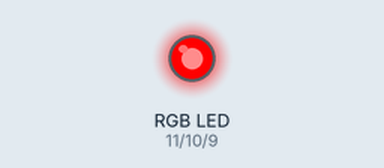
A sketch run on a simulated Arduino Uno, built with avr-gcc and run on an emulated ATmega328P. On the bench: an RGB LED mixed from three pins (HIGH = lit).

Above: at 0.5 s.
At 1.5 s:
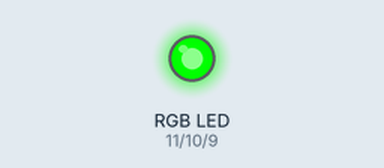
At 5.5 s:
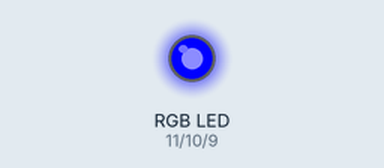
Timing chart, 0 to 6.9 s (numbered marks = the images above):
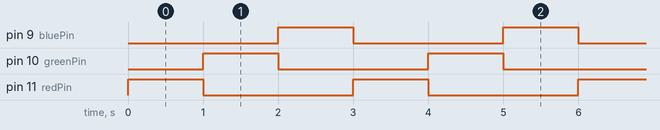

The sketch:

renk_ge_i_i.ino
```cpp
int redPin= 11;
int greenPin = 10;
int bluePin = 9;

void setup() {

  pinMode(redPin, OUTPUT);
  pinMode(greenPin, OUTPUT);
  pinMode(bluePin, OUTPUT);

}

void setRGBColor(int red, int green, int blue) {

   analogWrite(redPin, red);
   analogWrite(greenPin, green);
   analogWrite(bluePin, blue);

}

void loop() {

   setRGBColor(255, 0, 0);
   delay(1000);

   setRGBColor(0, 255, 0);
   delay(1000);

   setRGBColor(0, 0, 255);
   delay(1000);

}
```

Measured:
- by itself, pin 9 (bluePin), pin 10 (greenPin), pin 11 (redPin): alternates HIGH for 1.0 s and LOW for 2.0 s
- by itself, everything shown: repeats every 3.0 s, in 3 steps
